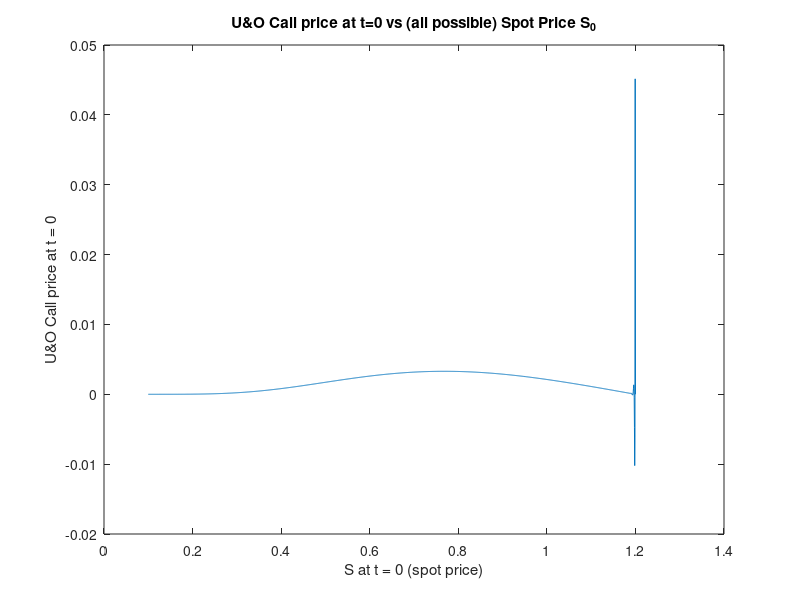

This chart was generated by the following MATLAB code:
%% LECTURE 11 - Theta Method for Up&Out Call - Noé Debrois - 29/10/2024
% Script to price a Up&Out Call Option, under B&S model, using price PDE.
% WARNING : NOT log-price PDE. cf Lecture notes, page 23 PDE.pdf.
% We implement Finite Difference Method using THETA METHOD SCHEME.
%%%%%%%%%%%%%%%%%%%%%%%%%%%%%%%%%%%%%%%%%%%%%%%%%%%%%%%%%%%%%%%%%%%%%%%%%%%
clear; close all;
%
%% 1. Parameters & Grids :
% Model & Option parameters :
S0 = 1; K = 0.95; r = 0.001; sigma = 0.5; T = 1;
U = 1.2; % Barrier.

% Method parameter :
theta = 0.5; 
% 0 : Implicit Euler, 0.5 : Crank-Nicholson, 1 : Explicit Euler

% Space grid :
N = 2000; % Number of points in the space dimension.
%
Smin = 0.1 * S0; % Found by experience : we assume that the spot price has 
% a negligible probability of falling below 10% of S0.
Smax = U; % The upper bound has to be THE BARRIER this time !
%
dS = (Smax - Smin) / N; % Space grid (price grid) step.
S = Smin + (0:N) * dS; % Price grid.

% Time grid :
M = 500;       % Number of points in the time dimension.
dt = T / M;     % Time grid step.
t = (0:M) * dt; % t lives in [0, T], divided in M subintervals : M+1 pts.
%
%% 2. Matrix Construction :
% We write the theta method in matrix form, cf my notebook about PDE.

% WARNING : with the PRICE PDE (contrary to logprice PDE), A, B & C depend
% on i. Hence the following functions to build A, B, C for each S_i :
A = @(S) (1 - theta) * dt * (-r * S / (2 * dS) + sigma^2 * S^2 / (2 * dS^2));
B = @(S) -1 + dt * (1 - theta) * (-sigma^2 * S^2 / (dS^2) - r);
C = @(S) dt * (1 - theta) * (r * S / (2 * dS) + sigma^2 * S^2 / (2 * dS^2));
% cf page 26 of notes PDE.pdf.

Mat = spalloc(N + 1, N + 1, 3 * (N - 1) + 2);
Mat(1, 1) = 1;
for i=2:N
    Mat(i, [i - 1, i, i + 1]) = [A(S(i)) B(S(i)) C(S(i))];
end
Mat(end, end) = 1;

% [Atilde, Btilde, Ctilde] (once again, with PRICE PDE, they depend on i) :
Ah = @(S) -(theta) * dt * (-r * S / (2 * dS) + sigma^2 * S^2 / (2 * dS^2));
Bh = @(S) -1 - dt * (theta) * (-sigma^2 * S^2 / (dS^2) - r);
Ch = @(S) -dt * (theta) * (r * S / (2 * dS) + sigma^2 * S^2 / (2 * dS^2));

Mat_rhs = spalloc(N + 1, N + 1, 3 * (N - 1));
for i=2:N
    Mat_rhs(i, [i - 1, i, i + 1])=[Ah(S(i)) Bh(S(i)) Ch(S(i))];
end
%
%% 3. Backward in time loop :
c = max(S' - K, 0) .* (S' < U) ; % @ Maturity : "v(T, x) = (ST - K)^+ * 1{S < U}". 

rhs = zeros(N + 1, 1); % BCj in my notes.

for j=M:-1:1
    % know c t_j -> compute cnew t_{j-1}
    rhs = Mat_rhs * c;
    rhs(1) = 0;   % BC at tj, for S=Smin -> CALL OPTION.
    rhs(end) = 0; % BC at tj, for S=Smax=U -> Hit the BARRIER.
    c = Mat \ rhs;
end
%
%% Plot "call price at t=0" VS "S at t=0" (for all S in [Smin, Smax]) :
figure
plot(S,c); 
title('U&O Call price at t=0 vs (all possible) Spot Price S_0'); 
xlabel('S at t = 0 (spot price)');
ylabel('U&O Call price at t = 0')
%
%% Compute the price at t = 0 :
price = interp1(S, c, S0, 'spline')

% RMK about apparent instability for Crank-Nicholson scheme (cf p30) :
% Payoff is not continuous so the theory of unconditional stability for 
% CN scheme does not apply. You can solve that by reducing theta. The 
% algorithm becomes more stable as theta decreases to 0.